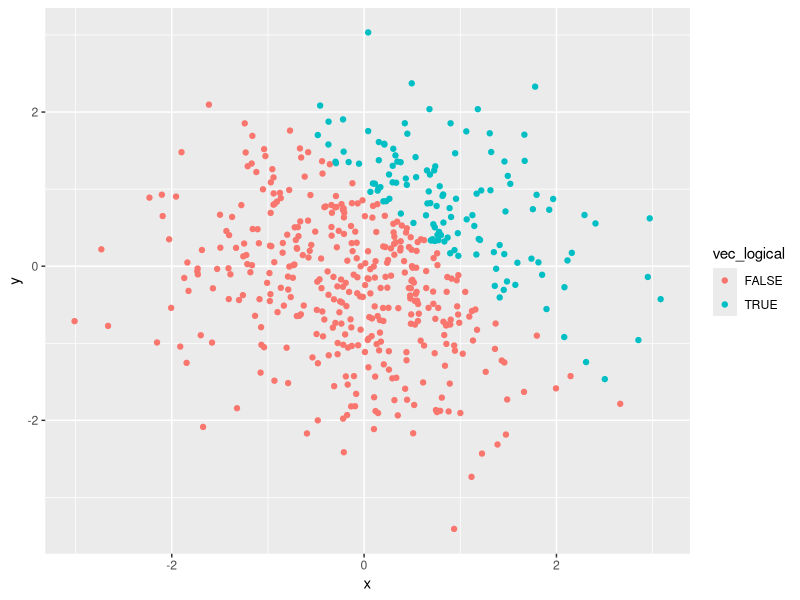
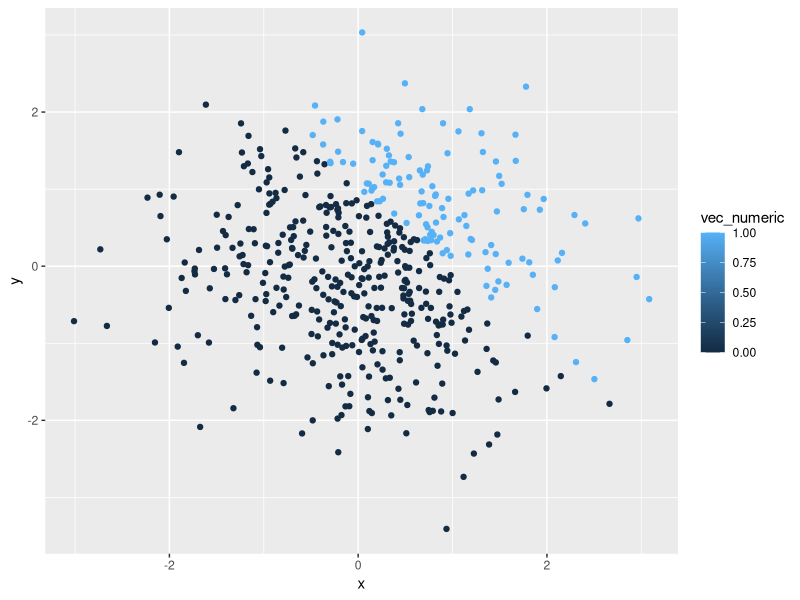
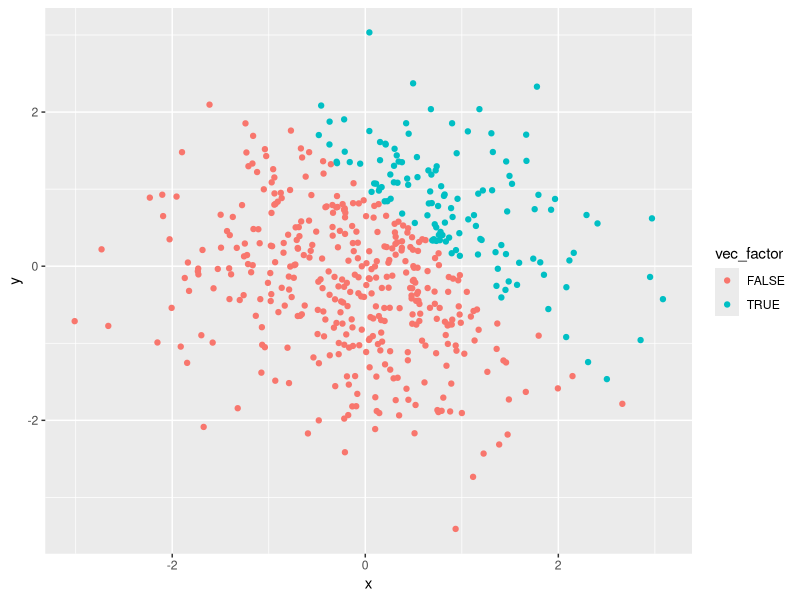

Write R code to recreate these figures, in order.
## ---- chunk 1
library(tidyverse)
## ---- chunk 2

problem1_df = tibble(
  norm_samp = rnorm(8),
  norm_samp_pos = norm_samp > 0,
  vec_char = c("This", "is", "the", "first", "data", "science", "homework", "assignment"),
  vec_factor = factor(c("one", "two", "three", "one", "two", "three", "one", "two"))
)
## ---- chunk 3

  mean(pull(problem1_df, norm_samp))

  mean(pull(problem1_df, norm_samp_pos))

  mean(pull(problem1_df, vec_char))

  mean(pull(problem1_df, vec_factor))
  
## ---- chunk 4

  as.numeric(pull(problem1_df, norm_samp_pos)) 

  as.numeric(pull(problem1_df, vec_char))

  as.numeric(pull(problem1_df, vec_factor))

## ---- chunk 5

  log_num = as.numeric(
    pull(problem1_df, norm_samp_pos))

  log_num * (pull(problem1_df, norm_samp))

  log_fac = as.factor(
    pull(problem1_df, norm_samp_pos))
  
  log_fac * (pull(problem1_df,  norm_samp))
  
  log_fac_num = as.numeric(
      as.factor(pull
                (problem1_df, norm_samp_pos)))
  
  log_fac_num * (pull(problem1_df,  norm_samp))

## ---- chunk 6
problem2_df = tibble(
  x = rnorm(500),
  y = rnorm(500),
  vec_logical = x + y > 1,
  vec_numeric = as.numeric(vec_logical),
  vec_factor = as.factor(vec_logical)
)
## ---- chunk 7
ggplot(problem2_df, aes(x = x, y = y, color = vec_logical)) + geom_point()
## ---- chunk 8
ggplot(problem2_df, aes(x = x, y = y, color = vec_numeric )) + geom_point()
## ---- chunk 9
ggplot(problem2_df, aes(x = x, y = y, color = vec_factor )) + geom_point()
